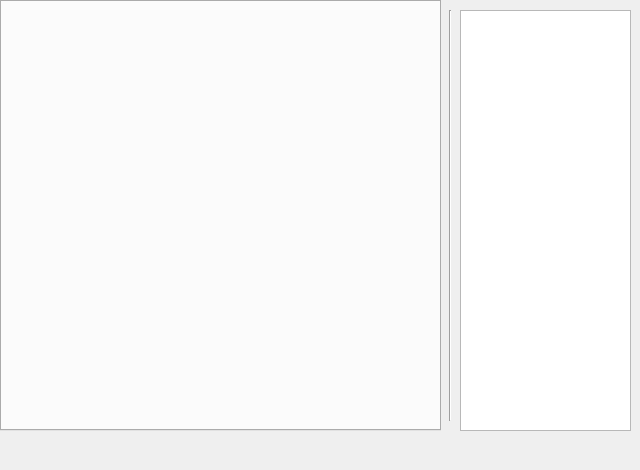
<?xml version="1.0" encoding="UTF-8"?>
<ui version="4.0">
 <class>teachermanage</class>
 <widget class="QWidget" name="teachermanage">
  <property name="geometry">
   <rect>
    <x>0</x>
    <y>0</y>
    <width>640</width>
    <height>470</height>
   </rect>
  </property>
  <property name="windowTitle">
   <string>Form</string>
  </property>
  <widget class="QTextBrowser" name="textBrowser">
   <property name="geometry">
    <rect>
     <x>460</x>
     <y>10</y>
     <width>171</width>
     <height>421</height>
    </rect>
   </property>
  </widget>
  <widget class="Line" name="line">
   <property name="geometry">
    <rect>
     <x>440</x>
     <y>10</y>
     <width>21</width>
     <height>411</height>
    </rect>
   </property>
   <property name="orientation">
    <enum>Qt::Vertical</enum>
   </property>
  </widget>
  <widget class="QTabWidget" name="tabWidget">
   <property name="geometry">
    <rect>
     <x>0</x>
     <y>0</y>
     <width>441</width>
     <height>431</height>
    </rect>
   </property>
   <property name="focusPolicy">
    <enum>Qt::NoFocus</enum>
   </property>
  </widget>
 </widget>
 <resources/>
 <connections/>
</ui>
